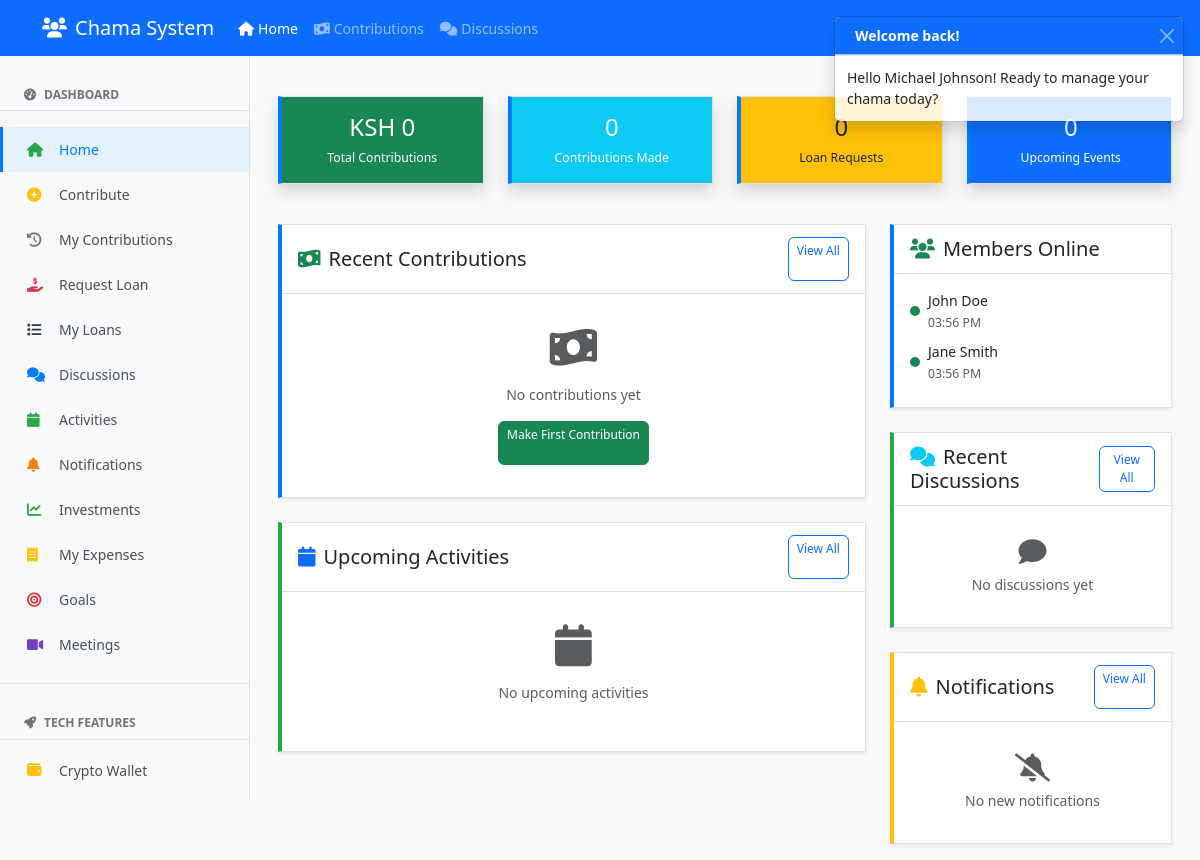
/ (signed in), run on an earlier commit of the app's database.
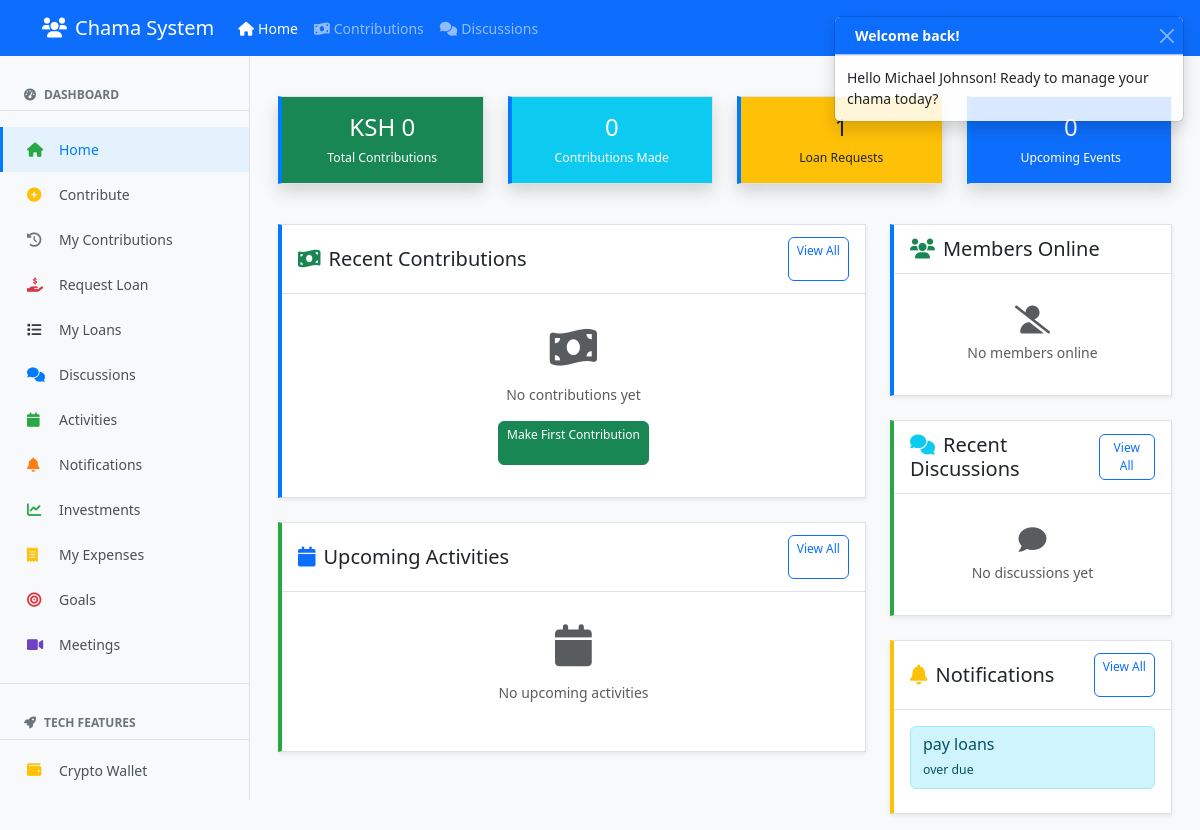
And on a later commit of the database.
### clean_app.py (models this page shows)
class Member(db.Model):
    id = db.Column(db.Integer, primary_key=True)
    name = db.Column(db.String(100), nullable=False)
    phone = db.Column(db.String(20), nullable=False, unique=True)
    email = db.Column(db.String(100))
    join_date = db.Column(db.DateTime, default=datetime.utcnow)
    status = db.Column(db.String(20), default='Active')
    user_id = db.Column(db.Integer, db.ForeignKey('user.id'))

class User(db.Model, UserMixin):
    id = db.Column(db.Integer, primary_key=True)
    username = db.Column(db.String(80), unique=True, nullable=False)
    password = db.Column(db.String(200), nullable=False)
    is_admin = db.Column(db.Boolean, default=False)
    last_seen = db.Column(db.DateTime, default=datetime.utcnow)
    is_online = db.Column(db.Boolean, default=False)
    members = db.relationship('Member', backref='user', lazy=True)
    def update_last_seen(self):
        self.last_seen = datetime.utcnow()
        self.is_online = True

class Notification(db.Model):
    id = db.Column(db.Integer, primary_key=True)
    title = db.Column(db.String(100), nullable=False)
    message = db.Column(db.Text, nullable=False)
    date = db.Column(db.DateTime, default=datetime.utcnow)
    is_read = db.Column(db.Boolean, default=False)
    user_id = db.Column(db.Integer, db.ForeignKey('user.id'))
    user = db.relationship('User', backref='notifications')

### clean_app.py (the view)
@app.route('/')
@login_required
def index():
    if current_user.is_admin:
        return redirect(url_for('admin_dashboard'))
    current_user.update_last_seen()
    db.session.commit()
    member = Member.query.filter_by(user_id=current_user.id).first()
    all_members = Member.query.filter(Member.user_id != current_user.id).all()
    online_members = [m for m in all_members if m.user and m.user.is_online]
    member_ids = [member.id] if member else []
    contributions = Contribution.query.filter(Contribution.member_id.in_(member_ids)).order_by(Contribution.date.desc()).limit(5).all() if member_ids else []
    total_contributions = sum(c.amount for c in Contribution.query.filter(Contribution.member_id.in_(member_ids)).all()) if member_ids else 0
    loans = Loan.query.filter(Loan.member_id.in_(member_ids)).order_by(Loan.date_applied.desc()).limit(3).all() if member_ids else []
    upcoming_activities = Activity.query.filter(Activity.date >= datetime.utcnow()).order_by(Activity.date).limit(5).all()
    discussions = Discussion.query.order_by(Discussion.date.desc()).limit(3).all()
    notifications = Notification.query.filter_by(user_id=current_user.id, is_read=False).limit(3).all()
    return render_template('user_dashboard.html',
                         member=member, online_members=online_members, contributions=contributions,
                         total_contributions=total_contributions, loans=loans, upcoming_activities=upcoming_activities,
                         discussions=discussions, notifications=notifications)

### clean_app.py (called while the page is built)
@login_manager.user_loader
def load_user(user_id):
    return User.query.get(int(user_id))

### templates/user_dashboard.html (shortened to what the changed rows need)
{% extends "base.html" %}
{% block content %}
<div class="container-fluid">
    <div class="row mb-4">
        <div class="col-6 col-md-3 mb-3 mb-md-0">
            <div class="card bg-warning text-dark shadow">
                <div class="card-body p-3 text-center">
                    <h4 class="mb-1">{{ loans|length }}</h4>
                    <small>Loan Requests</small>
                </div>
            </div>
        </div>
    </div>
    <div class="row">
        <div class="col-12 col-lg-4">
            <div class="card mb-4 shadow-sm">
                <div class="card-body">
                    {% if online_members %}
                        {% for member in online_members[:5] %}
                        <div class="d-flex align-items-center mb-2">
                            <div class="online-indicator bg-success me-2"></div>
                            <div>
                                <div class="fw-medium">{{ member.name }}</div>
                                <small class="text-muted">{{ member.user.last_seen.strftime('%I:%M %p') if member.user.last_seen else 'Just now' }}</small>
                            </div>
                        </div>
                        {% endfor %}
                    {% else %}
                        <div class="text-center py-3">
                            <i class="fas fa-user-slash fa-2x text-muted mb-2"></i>
                            <p class="text-muted mb-0">No members online</p>
                        </div>
                    {% endif %}
                </div>
            </div>
            <div class="card shadow-sm">
                <div class="card-body">
                    {% if notifications %}
                        {% for notification in notifications %}
                        <div class="alert alert-info alert-sm mb-2">
                            <h6 class="mb-1">{{ notification.title }}</h6>
                            <small>{{ notification.message|truncate(50) }}</small>
                        </div>
                        {% endfor %}
                    {% else %}
                        <div class="text-center py-3">
                            <i class="fas fa-bell-slash fa-2x text-muted mb-2"></i>
                            <p class="text-muted mb-0">No new notifications</p>
                        </div>
                    {% endif %}
                </div>
            </div>
        </div>
    </div>
</div>
<link href="https://unpkg.com/aos@2.3.1/dist/aos.css" rel="stylesheet">
{% endblock %}

What changed in the data, as far as the page shows it:
no longer on this page (row edited): Member: name "John Doe", user.last_seen "03:56 PM"
no longer on this page (row edited): Member: name "Jane Smith", user.last_seen "03:56 PM"
added Notification: title "pay loans", message "over due"
Also different on the page:
{{ loans|length }}: "0" → "1"
text no longer shown: "No new notifications"
text now shown: "No members online"
